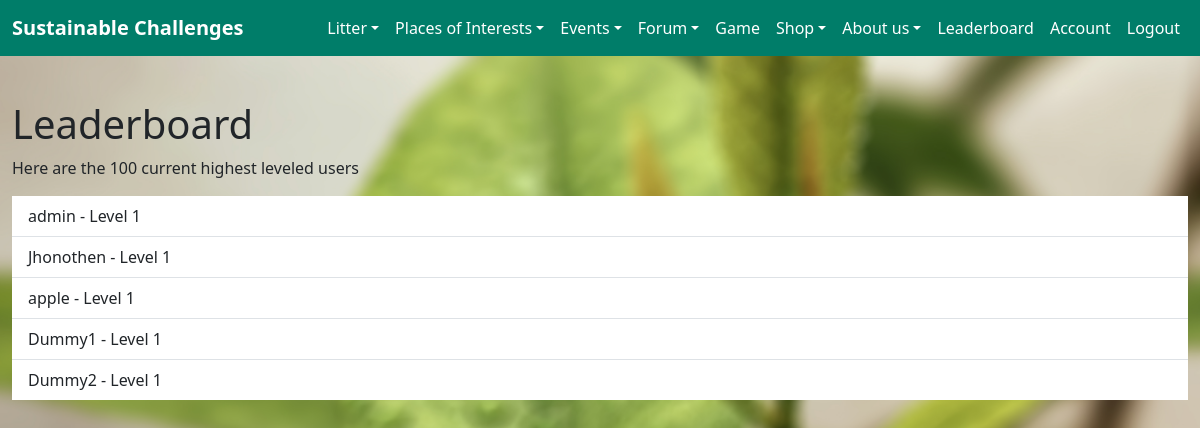
Page /leaderboard/ (signed in) on the committed database.
### authuser/models.py (models this page shows, shortened)
class User(AbstractBaseUser, PermissionsMixin):
    email = models.EmailField(unique=True)
    username = models.CharField(max_length=30, unique=True, default="")
    first_name = models.CharField(max_length=30, default="")
    last_name = models.CharField(max_length=30, default="")
    points = models.IntegerField(default=0)
    level = models.IntegerField(default=1)
    tasks_till_next = models.IntegerField(default=1)
    GAME_MANAGER = None
    is_active = models.BooleanField(default=True)
    is_superuser = models.BooleanField(default=False)
    is_staff = models.BooleanField(default=False)
    date_joined = models.DateTimeField(default=timezone.now)
    last_login = models.DateTimeField(blank=True, null=True)
    objects = CustomUserManager()
    USERNAME_FIELD = 'email'
    EMAIL_FIELD = 'email'
    REQUIRED_FIELDS = []
    groups = models.ManyToManyField(
        'auth.Group',
        related_name='user_groups',
        blank=True,
        verbose_name='groups',
        help_text='The groups this user belongs to. A user will get all permissions granted to these groups.',
    )
    user_permissions = models.ManyToManyField(
        'auth.Permission',
        related_name='user_permissions',
        blank=True,
        verbose_name='user permissions',
        help_text='Specific permissions for this user.',
        related_query_name='user',
    )
    class Meta:
        verbose_name = 'User'
        verbose_name_plural = 'Users'

### leaderboard/views.py (the view)
# urls.py: path("", views.leaderboard, name="leaderboard")
@login_required
def leaderboard(request):
    users = User.objects.order_by("-level")[:100]
    return render(request, 'leaderboard.html', {"users": users,
                                                "is_staff": request.user.is_staff})

### leaderboard/templates/leaderboard.html
{% extends 'home/base.html'%}
{%block content%}
{% load static %}
{% if users %}
<h1>Leaderboard</h1>
<p>Here are the 100 current highest leveled users</p>
<ul class="list-group list-group-flush">
    {%for user in users%}
        <li class="list-group-item">{{ user.username }} - Level {{ user.level }}</li>
    {% endfor %}
</ul>
{% else %}
    <p>No Users can be found</p>
{% endif %}
{%endblock%}

### home/static/style.css (style rules this page uses)
body { background-image: url(./melanfolia-HSr_FUzDH2w-unsplash-blur.jpg); width: 100%; height: 100%; background-size: cover; background-repeat: no-repeat; background-attachment: fixed; position: absolute; background-position-y: center; background-position-x: center; }

### rows in the picture
User: username "admin", level "1"
User: username "Jhonothen", level "1"
User: username "apple", level "1"
User: username "Dummy1", level "1"
User: username "Dummy2", level "1"
